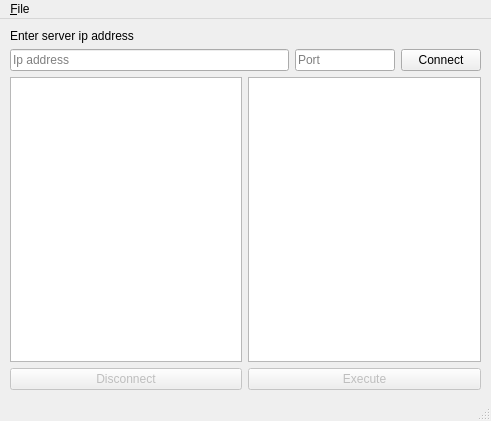
<?xml version="1.0" encoding="UTF-8"?>
<ui version="4.0">
 <class>MainWindow</class>
 <widget class="QMainWindow" name="MainWindow">
  <property name="geometry">
   <rect>
    <x>0</x>
    <y>0</y>
    <width>491</width>
    <height>421</height>
   </rect>
  </property>
  <property name="sizePolicy">
   <sizepolicy hsizetype="Fixed" vsizetype="Fixed">
    <horstretch>0</horstretch>
    <verstretch>0</verstretch>
   </sizepolicy>
  </property>
  <property name="windowTitle">
   <string>IOT</string>
  </property>
  <property name="documentMode">
   <bool>false</bool>
  </property>
  <widget class="QWidget" name="centralwidget">
   <property name="sizePolicy">
    <sizepolicy hsizetype="Expanding" vsizetype="Expanding">
     <horstretch>0</horstretch>
     <verstretch>0</verstretch>
    </sizepolicy>
   </property>
   <widget class="QWidget" name="verticalLayoutWidget">
    <property name="geometry">
     <rect>
      <x>10</x>
      <y>10</y>
      <width>471</width>
      <height>361</height>
     </rect>
    </property>
    <layout class="QVBoxLayout" name="verticalLayout">
     <property name="sizeConstraint">
      <enum>QLayout::SetMaximumSize</enum>
     </property>
     <property name="topMargin">
      <number>0</number>
     </property>
     <item>
      <widget class="QLabel" name="ipAddressLabel">
       <property name="text">
        <string>Enter server ip address</string>
       </property>
      </widget>
     </item>
     <item>
      <layout class="QHBoxLayout" name="horizontalLayout">
       <item>
        <widget class="QLineEdit" name="ipaAddressInput">
         <property name="text">
          <string/>
         </property>
         <property name="placeholderText">
          <string>Ip address</string>
         </property>
        </widget>
       </item>
       <item>
        <widget class="QLineEdit" name="portInput">
         <property name="maximumSize">
          <size>
           <width>100</width>
           <height>16777215</height>
          </size>
         </property>
         <property name="text">
          <string/>
         </property>
         <property name="placeholderText">
          <string>Port</string>
         </property>
        </widget>
       </item>
       <item>
        <widget class="QPushButton" name="connectButton">
         <property name="enabled">
          <bool>true</bool>
         </property>
         <property name="text">
          <string>Connect</string>
         </property>
         <property name="flat">
          <bool>false</bool>
         </property>
        </widget>
       </item>
      </layout>
     </item>
     <item>
      <layout class="QHBoxLayout" name="horizontalLayout_2">
       <item>
        <layout class="QVBoxLayout" name="verticalLayout_3">
         <item>
          <widget class="QListView" name="ipListView">
           <property name="editTriggers">
            <set>QAbstractItemView::NoEditTriggers</set>
           </property>
          </widget>
         </item>
         <item>
          <widget class="QPushButton" name="disconnectButton">
           <property name="enabled">
            <bool>false</bool>
           </property>
           <property name="text">
            <string>Disconnect</string>
           </property>
          </widget>
         </item>
        </layout>
       </item>
       <item>
        <layout class="QVBoxLayout" name="verticalLayout_2">
         <item>
          <widget class="QListView" name="actionsListView">
           <property name="editTriggers">
            <set>QAbstractItemView::NoEditTriggers</set>
           </property>
           <property name="resizeMode">
            <enum>QListView::Adjust</enum>
           </property>
          </widget>
         </item>
         <item>
          <widget class="QPushButton" name="initiateAction">
           <property name="enabled">
            <bool>false</bool>
           </property>
           <property name="text">
            <string>Execute</string>
           </property>
          </widget>
         </item>
        </layout>
       </item>
      </layout>
     </item>
    </layout>
   </widget>
  </widget>
  <widget class="QMenuBar" name="menubar">
   <property name="geometry">
    <rect>
     <x>0</x>
     <y>0</y>
     <width>491</width>
     <height>22</height>
    </rect>
   </property>
   <widget class="QMenu" name="menuFile">
    <property name="title">
     <string>&amp;File</string>
    </property>
    <addaction name="actionAbout"/>
    <addaction name="separator"/>
    <addaction name="actionExit"/>
   </widget>
   <addaction name="menuFile"/>
  </widget>
  <widget class="QStatusBar" name="statusbar"/>
  <action name="actionAbout">
   <property name="text">
    <string>About</string>
   </property>
   <property name="shortcut">
    <string>Ctrl+A</string>
   </property>
  </action>
  <action name="actionExit">
   <property name="text">
    <string>Exit</string>
   </property>
  </action>
 </widget>
 <resources/>
 <connections/>
</ui>
